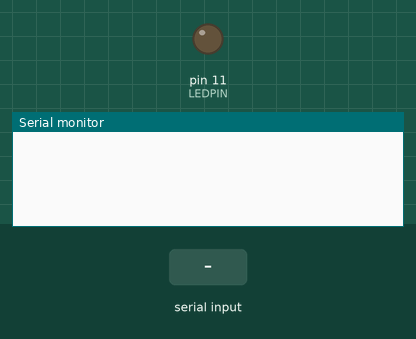
Simulated run of this sketch. Board: Arduino Mega 2560, built with avr-gcc and run on an emulated ATmega2560. Parts: output pins drawn as LEDs (lit = HIGH), the last lines printed to the serial monitor. Inputs (shaded band) come from the test bench.

Above: at 1.2 s.
1.3 s: "LED_ON" received over the second serial link
At 3.1 s:
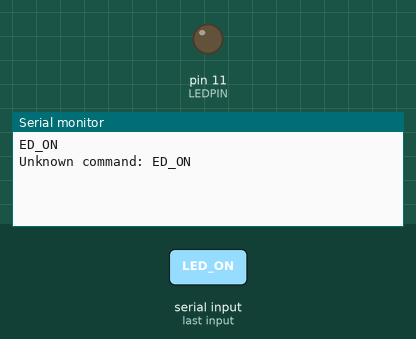
3.8 s: "LED_OFF" received over the second serial link
At 6.0 s:
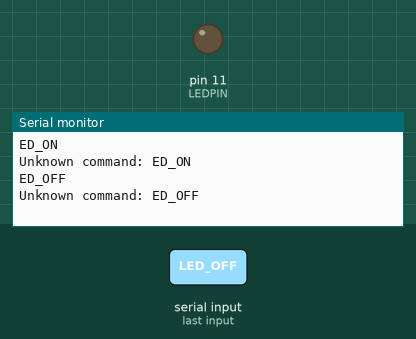
6.3 s: "1" received over the second serial link
At 7.7 s:
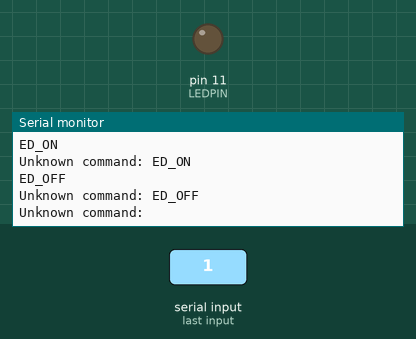

The sketch:

downstream.ino
```cpp
#define LEDPIN 11

void setup() {
  // Setup serial for monitor and Serial1 for Bluetooth
  Serial.begin(9600);
  Serial1.begin(9600);
  pinMode(LEDPIN, OUTPUT);
}

void loop() {
  // Process commands from Bluetooth
  if (Serial1.available() > 0) {
    String str = Serial1.readString().substring(1);  // Remove first character
    Serial.println(str);

    if (str == "LED_ON") {
      digitalWrite(LEDPIN, HIGH);
      Serial.println("LED ON");
    } else if (str == "LED_OFF") {
      digitalWrite(LEDPIN, LOW);
      Serial.println("LED OFF");
    } else {
      Serial.println("Unknown command: " + str);
    }
  }
}
```

Measured:
- after the input at 1.3 s, the serial monitor: prints a new line after 1.0 s (image 1)
- after the input at 3.8 s, the serial monitor: prints a new line after 1.0 s (image 2)
- after the input at 6.3 s, the serial monitor: prints a new line after 1.0 s (image 3)
